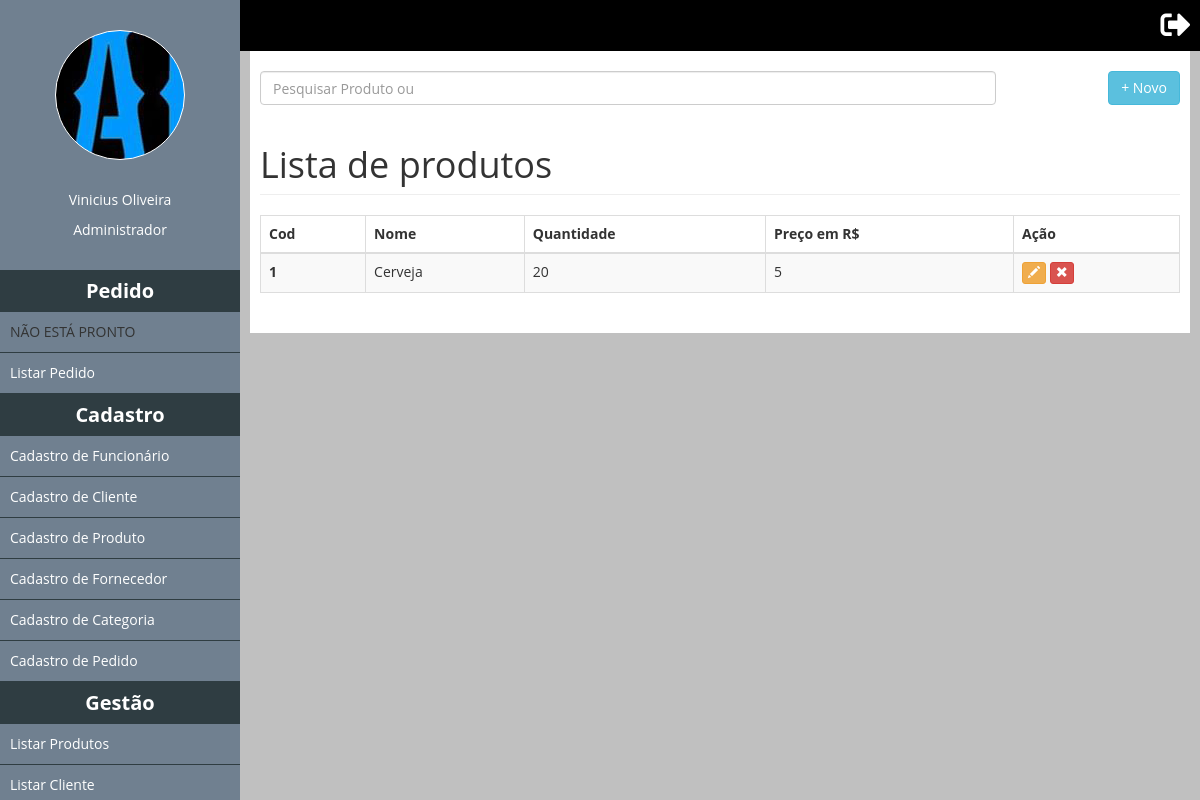
Before: /ListarProdutos (signed in) with the older database file.
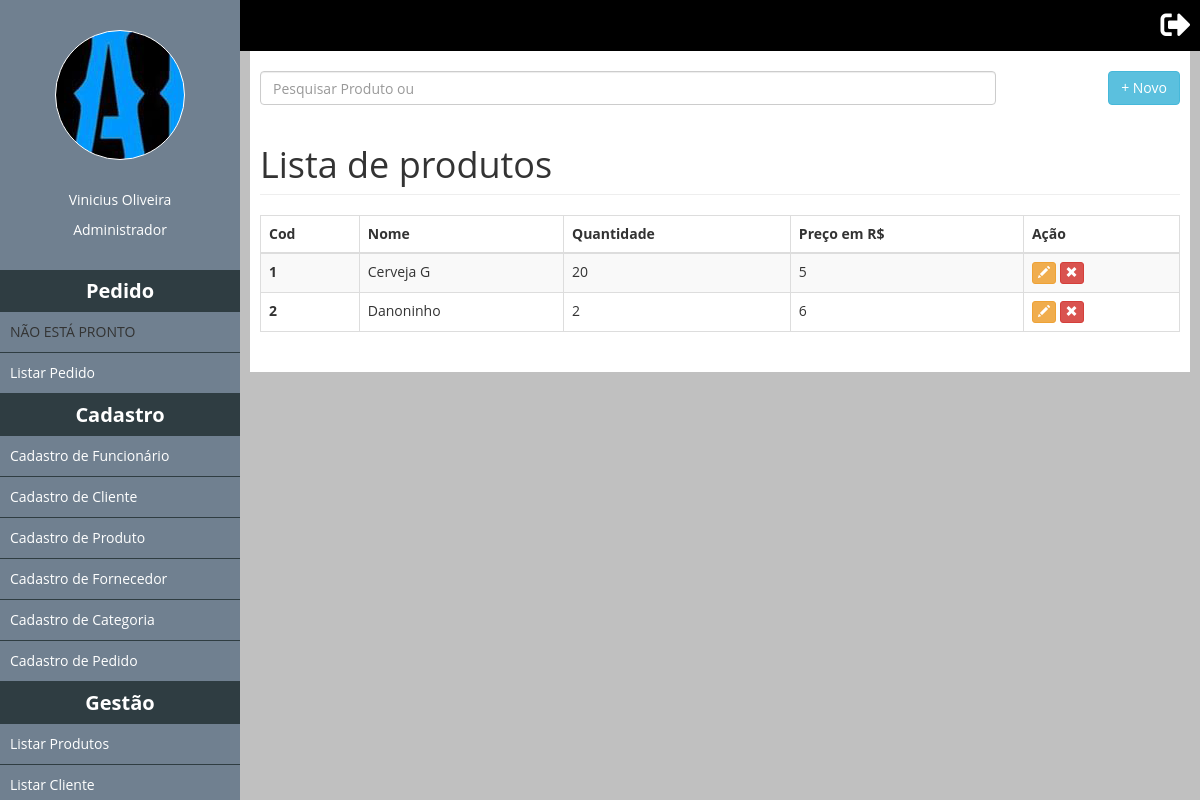
After: the same page with the newer database file.
### tables this page shows
CREATE TABLE IF NOT EXISTS `tb_produto` (
  `idproduto` int(11) NOT NULL AUTO_INCREMENT,
  `nome` varchar(255) NOT NULL,
  `id_categoria` int(1) NOT NULL,
  `qtd` int(11) NOT NULL,
  `preco_unit` decimal(10,0) NOT NULL,
  `id_fornecedor` int(11) NOT NULL,
  `status` bit(1) NOT NULL,
  PRIMARY KEY (`idproduto`)
);

### classes/Mysql.php (called while the page is built)
<?php
	class Mysql
	{
		private static $pdo;
		public static function conectar(){
			if(self::$pdo == null){
				try{
					self::$pdo = new PDO('mysql:host='.HOST.';dbname='.DATABASE,USER,PASSWORD,array(PDO::MYSQL_ATTR_INIT_COMMAND => 'SET NAMES utf8'));
					self::$pdo->setAttribute(PDO::ATTR_ERRMODE,PDO::ERRMODE_EXCEPTION);
				}catch(Exception $e){
					echo '<h2>Erro ao conectar.</h2>';
				}
			}
			return self::$pdo;
		}
	}
?>

### pages/ListarProdutos.php (the view, shortened to what this page needs)
<input id="pesquisaSlide" class="form-control left" placeholder="Pesquisar Produto ou " />
<button type="button" class="btn btn-info right">+ Novo</button>
<h1 class="page-header">Lista de produtos</h1>
			<div class="table-responsive">
				<table class="table table-striped table-bordered table-hover" id="list-thumbs">
			      	<thead>
				        <tr>
				          	<th>Cod</th>
				          	<th>Nome</th>
				          	<th>Quantidade</th>
				          	<th>Preço em R$</th>
				          	<th>Ação</th>
				        </tr>
			      	</thead>
			  		<tbody>
			  			<?php
			  				$produtos = MySql::conectar()->prepare("
								SELECT idproduto, nome, qtd, preco_unit
								FROM tb_produto
			  				");
			  				$produtos->execute();
			  				$produtos = $produtos->fetchAll();
			  				foreach ($produtos as $key => $value):
			  			?>
			    		<tr>
				          	<th><?php echo $value['idproduto'];?></th>
				          	<td><?php echo $value['nome']?></td>
				          	<td><?php echo $value['qtd'];?></td>
				          	<td><?php echo $value['preco_unit'];?></td>
				          	<td>
				          		<form method="post" style="display: inline-block;">
						            <button class="btn btn-warning btn-xs" title="Alterar" data-toggle="modal" data-target="#myModal" type="submit">
					              		<span class="glyphicon glyphicon-pencil" aria-hidden="true"></span>
						            </button>
						        </form>
						        <form method="post" style="display: inline-block;">
						            <button class="btn btn-danger btn-xs" title="Remover" type="submit" data-toggle="modal" data-target="#myModal" type="submit">
						              	<span class="glyphicon glyphicon-remove" aria-hidden="true"></span>
						            </button>
					            </form>
			      			</td>
			    		</tr>
			    		<?php endforeach;?>
			  		</tbody>
				</table>
			</div>
    	</div>
	</div>
</div>

Changed rows visible on the page:
changed tb_produto id 1: nome "Cerveja" → "Cerveja G"
added tb_produto: idproduto "2", nome "Danoninho", qtd "2", preco_unit "6"
